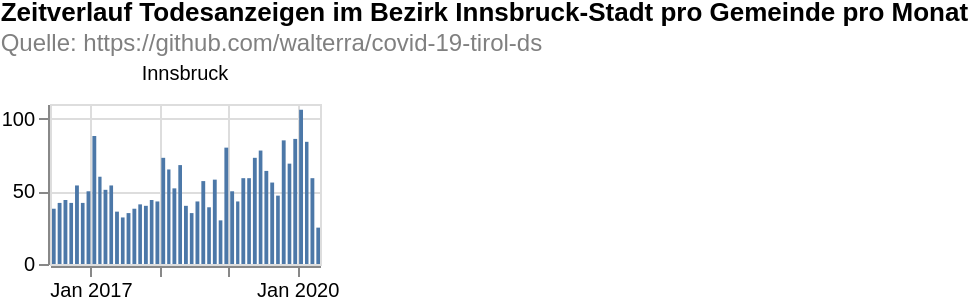

Write a Vega-Lite specification for this figure.
### Vega-Lite specification from a JSON file in a GitHub repository (floating-point values rounded to 4 significant figures; data arrays with more than 128 entries replaced by an {"elided": "..."} marker saying what was removed)
{"$schema": "https://vega.github.io/schema/vega-lite/v4.8.1.json", "columns": 6, "config": {"view": {"continuousHeight": 300, "continuousWidth": 400}}, "data": {"name": "data-2a424f2d50e9276bc34ff0c18bb59059"}, "datasets": {"data-2a424f2d50e9276bc34ff0c18bb59059": {"elided": "1032 records"}}, "facet": {"field": "municipaly", "title": null, "type": "nominal"}, "padding": 0, "spec": {"layer": [{"encoding": {"tooltip": [{"field": "date", "timeUnit": "yearmonth", "type": "temporal"}, {"aggregate": "sum", "field": "count", "type": "quantitative"}], "x": {"field": "date", "timeUnit": "yearmonth", "title": null, "type": "temporal"}, "y": {"aggregate": "sum", "field": "count", "title": null, "type": "quantitative"}}, "height": 80, "mark": "bar", "width": 135}]}, "title": {"color": "black", "subtitle": ["Quelle: https://github.com/walterra/covid-19-tirol-ds"], "subtitleColor": "gray", "text": ["Zeitverlauf Todesanzeigen im Bezirk Innsbruck-Stadt pro Gemeinde pro Monat"]}}
